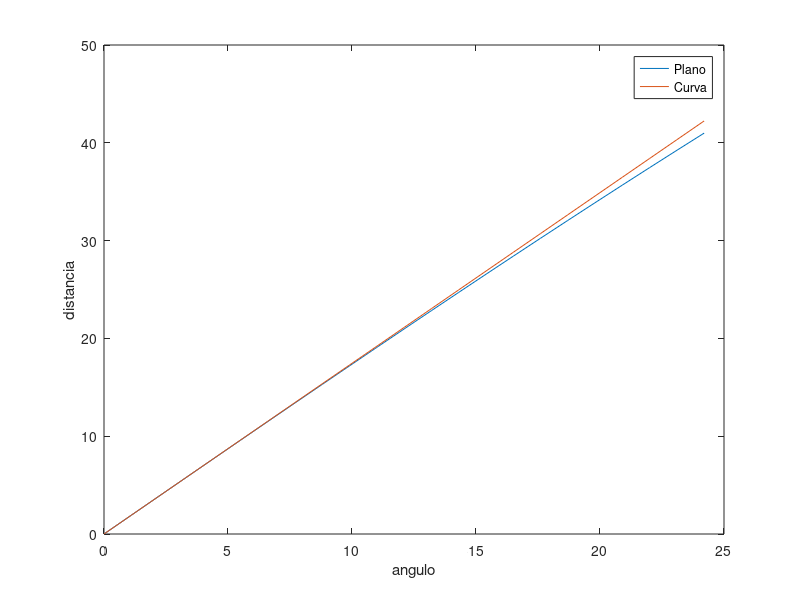
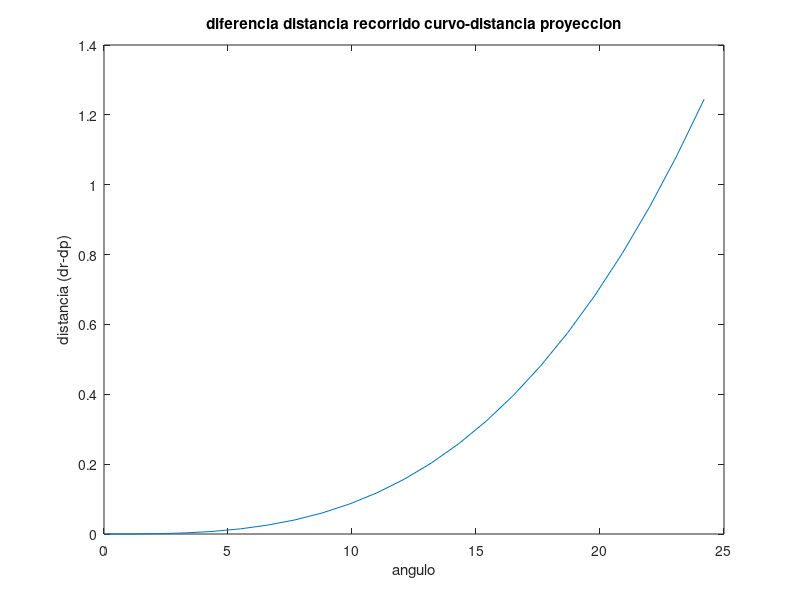

These charts were generated, in order, by the following MATLAB code:
close all
clear all
angulo=0:1.1:25; % en grados
radio=100; % en cm y representa la altura del centro de masa
displaz=radio*sin(angulo*pi/180); % desplazamiento en el plano , proyeccion
displazR=2*pi*radio*angulo/360; % desplazamiento sobre la curva 
dif=displazR-displaz; % diferencia, que aumenta a medida que aumenta el angulo
plot(angulo,displaz),hold on,plot(angulo,displazR)
xlabel('angulo'), ylabel('distancia')
legend('Plano', 'Curva')
figure, plot(angulo,dif)
title('diferencia distancia recorrido curvo-distancia proyeccion'), xlabel('angulo'), ylabel('distancia (dr-dp)')